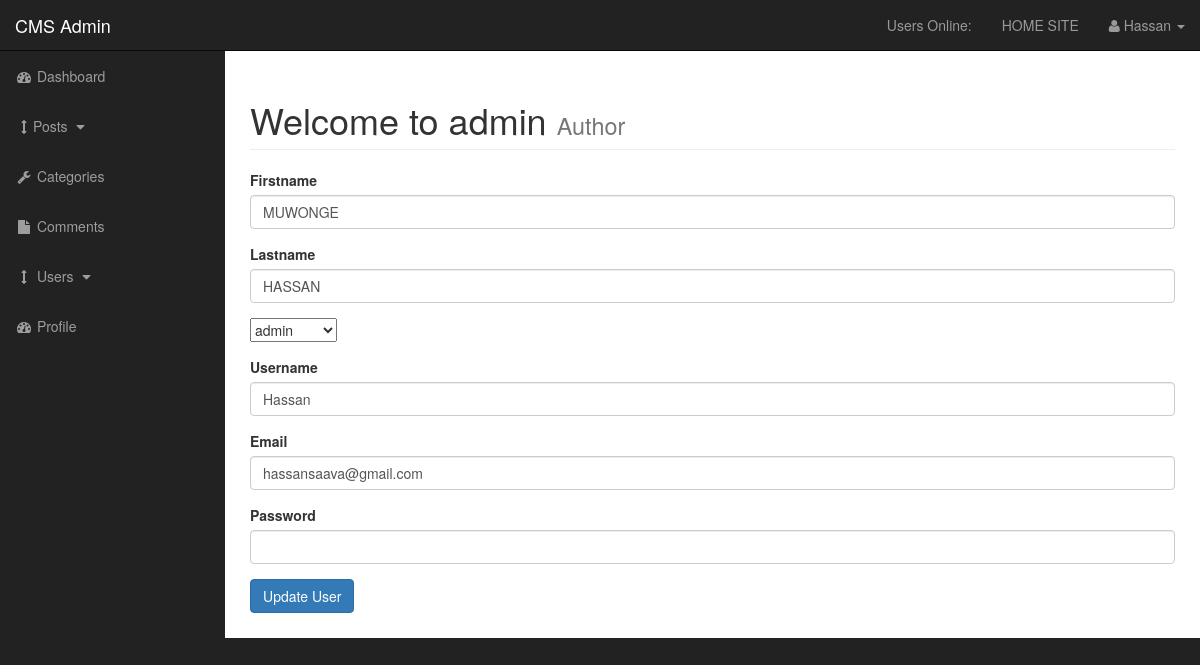
Page /admin/users.php?source=edit_user&edit_user=4 (signed in) on the committed database.
### tables this page shows
CREATE TABLE `users` (
  `user_id` int(3) NOT NULL,
  `username` varchar(255) NOT NULL,
  `user_password` varchar(255) NOT NULL,
  `user_firstname` varchar(255) NOT NULL,
  `user_lastname` varchar(255) NOT NULL,
  `user_email` varchar(255) NOT NULL,
  `user_image` text,
  `user_role` varchar(255) NOT NULL,
  `randSalt` varchar(255) NOT NULL DEFAULT '$2y$10$iusesomecrazystrings22',
  `token` text
);

### admin/functions.php (called while the page is built, shortened)
<?php
function escape($string) {
global $connection;
return mysqli_real_escape_string($connection, trim($string));
}

### admin/includes/edit_user.php (the view, shortened to what this page needs)
<?php
if(isset($_GET['edit_user'])){
    $the_user_id =  escape($_GET['edit_user']);
    $query = "SELECT * FROM users WHERE user_id = $the_user_id ";
    $select_users_query = mysqli_query($connection,$query);
      while($row = mysqli_fetch_assoc($select_users_query)) {
          $username       = $row['username'];
          $user_firstname = $row['user_firstname'];
          $user_lastname  = $row['user_lastname'];
          $user_email     = $row['user_email'];
          $user_role      = $row['user_role'];
      }
?>
 <?php
 } else {
        header("Location: index.php");
      }
?>
    <form action="" method="post" enctype="multipart/form-data">
      <div class="form-group">
         <label for="title">Firstname</label>
          <input type="text" value="<?php echo $user_firstname; ?>" class="form-control" name="user_firstname">
      </div>
       <div class="form-group">
         <label for="post_status">Lastname</label>
          <input type="text" value="<?php echo $user_lastname; ?>" class="form-control" name="user_lastname">
      </div>
         <div class="form-group">
       <select name="user_role" id="">
    <option value="<?php echo $user_role; ?>"><?php echo $user_role; ?></option>
       </select>
      </div>
      <div class="form-group">
         <label for="post_tags">Username</label>
          <input type="text" value="<?php echo $username; ?>" class="form-control" name="username">
      </div>
      <div class="form-group">
         <label for="post_content">Email</label>
          <input type="email" value="<?php echo $user_email; ?>" class="form-control" name="user_email">
      </div>
      <div class="form-group">
         <label for="post_content">Password</label>
          <input type="password" value="<?php  ?>" class="form-control" name="user_password">
      </div>
       <div class="form-group">
          <input class="btn btn-primary" type="submit" name="edit_user" value="Update User">
      </div>
</form>

### admin/css/sb-admin.css (style rules this page uses)
body { margin-top: 100px; background-color: #222; }
@media (min-width:768px) { body { margin-top: 50px; } }

### rows in the picture
users: user_firstname "MUWONGE", user_lastname "HASSAN", user_role "admin", username "Hassan", user_email "hassansaava@gmail.com"

### other values in the picture
$_SESSION['username'] "Hassan"
